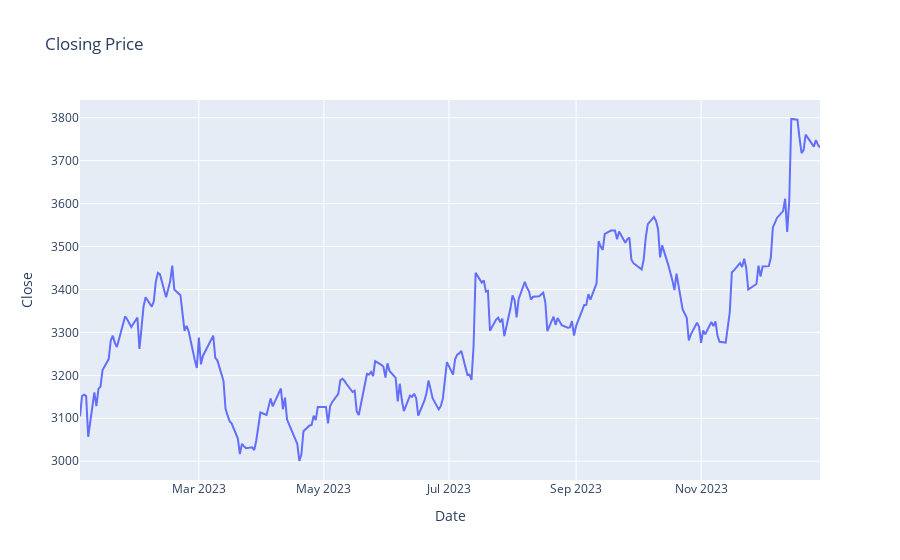

Write notebook code for a chart like this one.
### Code cell
data['Rolling Std Dev'] = data['Daily Return'].rolling(window=14).std()
fig = px.line(data, x=data.index, y='Rolling Std Dev', title='Rolling 14-Day Standard Deviation')
fig=px.line(data,x=data.index, y=data['Close'],title='Closing Price' )
fig.show()

### Figure 1 — Plotly figure (JSON) as saved in the notebook; plotly's stock layout.template omitted (floating-point values rounded to 4 significant figures; data arrays with more than 128 entries replaced by an {"elided": "..."} marker saying what was removed)
{"data": [{"hovertemplate": "Date=%{x}<br>Close=%{y}<extra></extra>", "legendgroup": "", "line": {"color": "#636efa", "dash": "solid"}, "marker": {"symbol": "circle"}, "mode": "lines", "name": "", "orientation": "v", "showlegend": false, "type": "scatter", "x": {"elided": "245 str values"}, "xaxis": "x", "y": {"elided": "245 float values"}, "yaxis": "y"}], "layout": {"legend": {"tracegroupgap": 0}, "title": {"text": "Closing Price"}, "xaxis": {"anchor": "y", "domain": [0, 1], "title": {"text": "Date"}}, "yaxis": {"anchor": "x", "domain": [0, 1], "title": {"text": "Close"}}}}
